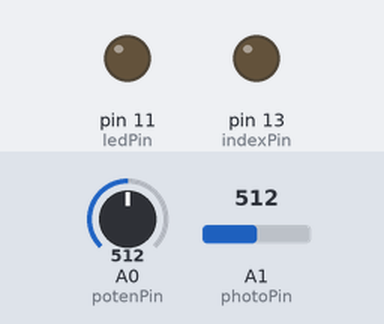
This sketch was run on a simulated Arduino Uno, built with avr-gcc and run on an emulated ATmega328P. Parts: output pins drawn as LEDs (lit = HIGH). Inputs (shaded band) come from the test bench; at power-on: A1 (photoPin) = 512, A0 (potenPin) = 512. What the sketch prints to the serial monitor is not drawn.

Above: at 1.2 s.
1.3 s: A1 (photoPin) set to 560
At 1.45 s:
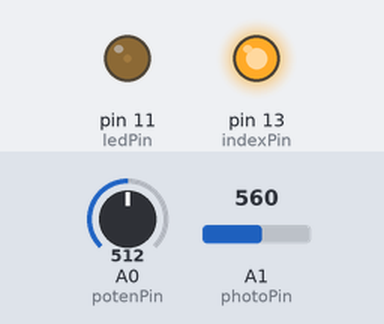
At 4.07 s:
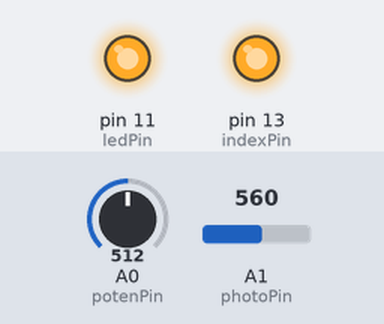
4.3 s: A1 (photoPin) set to 540
At 4.45 s:
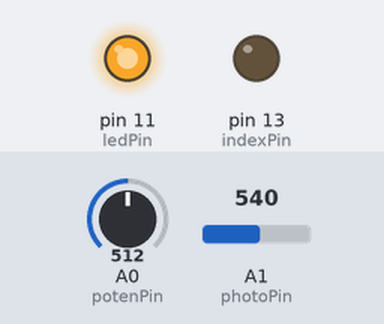
Timing chart, 0 to 8.3 s (numbered marks = the images above; inputs shaded):
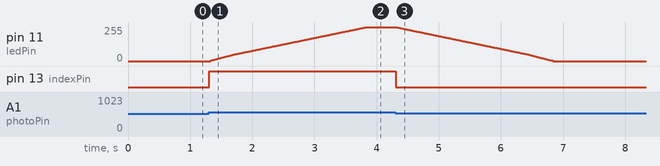

The sketch:

beta_2.ino
```cpp
const int potenPin = 0;
const int photoPin = 1;
const int indexPin = 13;
const int ledPin = 11;
int fadeLevel = 0;
boolean fadeUp = true;
int ledState = LOW;
int indexState = LOW;
int x = 0;
int y = 0;


void setup() {
  // put your setup code here, to run once:
  pinMode(ledPin, OUTPUT);
  pinMode(indexPin, OUTPUT);
  Serial.begin(9600);

}

void loop() {
  // put your main code here, to run repeatedly:
  x = analogRead(potenPin);
  y = analogRead(photoPin);
  indexState = analogRead(photoPin);
  analogWrite(ledPin, fadeLevel / 2);

  if (y > 550) {
    indexState = HIGH;
  }else{
    indexState = LOW;
  }

  if (y >= 550) {
    ledState = HIGH;
    if (ledState == HIGH) {
      if (fadeUp == true) {
        fadeLevel++;
        if (fadeLevel == 510) {
          fadeUp = false;
        }
      }
    }
  }

  if (y < 550) {
    ledState = LOW;
    if (ledState == LOW) {
      if (fadeUp == false) {
        fadeLevel--;
        if (fadeLevel == 0){
          fadeUp = true;
        }
      }
    }
  }

  Serial.println(fadeLevel);
  digitalWrite(indexPin, indexState);
}
```

Measured:
- after the input at 1.3 s, pin 11 (ledPin): moves from 0/255 to 255/255 over 2.5 s, starting at once; pin 13 (indexPin): LOW → HIGH at once
- after the input at 4.3 s, pin 11 (ledPin): moves from 255/255 to 0/255 over 2.5 s, starting at once; pin 13 (indexPin): HIGH → LOW at once
